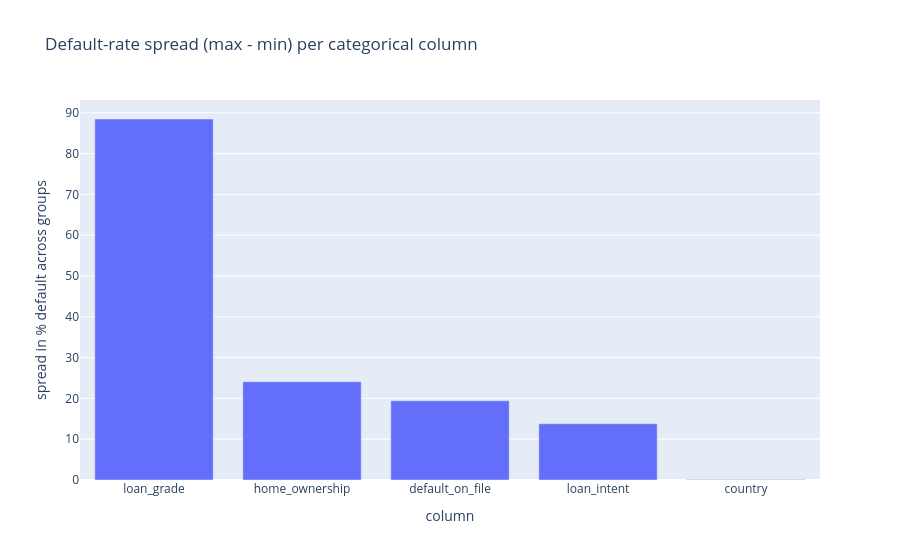

This figure's notebook cell:
### Markdown cell above
## Systematic leakage scan (method, not just the two columns already under suspicion)

Two general techniques, applied to every column instead of just `loan_grade`/
`loan_int_rate`, so the method would surface a leaky column even without already
knowing to look for one:

1. **Per-category default rate spread**: for every categorical column, compute
   `loan_status` mean per group. A spread that stretches toward the 0%/100% extremes
   (near-total separation) is the leakage signal — a legitimate risk factor nudges the
   rate, it doesn't split it almost perfectly.
2. **Within-group variance ratio**: for every categorical column, check how much a
   numeric column's variance shrinks once grouped by it (`within-group variance /
   overall variance`). A ratio near 0 means the numeric column is close to
   deterministic given the category — the two are encoding the same information twice.

### Code cell
categorical_cols = ['loan_intent', 'loan_grade', 'home_ownership', 'default_on_file', 'country']

separation_scan = []
for col in categorical_cols:
    rates = df.groupby(col)['loan_status'].mean() * 100
    separation_scan.append({
        'column': col,
        'n_groups': rates.shape[0],
        'min_default_pct': round(rates.min(), 2),
        'max_default_pct': round(rates.max(), 2),
        'spread': round(rates.max() - rates.min(), 2),
    })

separation_df = pd.DataFrame(separation_scan).sort_values('spread', ascending=False).reset_index(drop=True)

fig_separation = px.bar(
    separation_df, x='column', y='spread',
    title='Default-rate spread (max - min) per categorical column',
    labels={'spread': 'spread in % default across groups'},
)
fig_separation.show()
separation_df

### Figure 1 — Plotly figure (JSON) as saved in the notebook; plotly's stock layout.template omitted (floating-point values rounded to 4 significant figures)
{"data": [{"hovertemplate": "column=%{x}<br>spread in % default across groups=%{y}<extra></extra>", "legendgroup": "", "marker": {"color": "#636efa", "pattern": {"shape": ""}}, "name": "", "orientation": "v", "showlegend": false, "textposition": "auto", "type": "bar", "x": ["loan_grade", "home_ownership", "default_on_file", "loan_intent", "country"], "xaxis": "x", "y": [88.48, 24.1, 19.41, 13.78, 0.13], "yaxis": "y"}], "layout": {"barmode": "relative", "legend": {"tracegroupgap": 0}, "title": {"text": "Default-rate spread (max - min) per categorical column"}, "xaxis": {"anchor": "y", "domain": [0, 1], "title": {"text": "column"}}, "yaxis": {"anchor": "x", "domain": [0, 1], "title": {"text": "spread in % default across groups"}}}}
